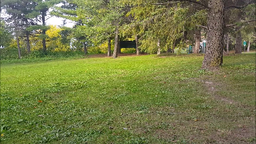
//> input picture opencv_linux/images/goose/goose005.bmp, 256 x 144 px, shrunk from 384 x 216 before the run, given in place of goose230.bmp, which was not available
$ ./flow   (built with g++ and OpenCV 4)
//> lines starting //> are read from the running program, lines starting //| are printed output that depends on the picture; pictures that were not available may be replaced by others from this repository, and a replacement may not be noted
/**
 * @File    : flow.cpp
 * @Brief   : 估算光流
 * @Author  : Wei Li
 * @Date    : 2021-08-11
*/

#include <iostream>
#include <string>
#include <sstream>

#include <opencv2/highgui.hpp>
#include <opencv2/imgproc.hpp>
#include <opencv2/features2d.hpp>
#include <opencv2/optflow.hpp>

#include "videoprocessor.hpp"

// Drawing optical flow vectors on an image
void drawOpticalFlow(const cv::Mat &oflow,    // the optical flow
                     cv::Mat &flowImage,      // the produced image
                     int stride,              // the stride for displaying the vectors
                     float scale,             // multiplying factor for the vectors
                     const cv::Scalar &color) // the color of the vectors
{
    // create the image if required
    if (flowImage.size() != oflow.size())
    {
        flowImage.create(oflow.size(), CV_8UC3);
        flowImage = cv::Vec3i(255, 255, 255);
    }

    // for all vectors using stride as a step
    for (int y = 0; y < oflow.rows; y += stride)
        for (int x = 0; x < oflow.cols; x += stride)
        {
            // gets the vector
            cv::Point2f vector = oflow.at<cv::Point2f>(y, x);
            // draw the line
            cv::line(flowImage, cv::Point(x, y),
                     cv::Point(static_cast<int>(x + scale * vector.x + 0.5),
                               static_cast<int>(y + scale * vector.y + 0.5)),
                     color);
            // draw the arrow tip
            cv::circle(flowImage, cv::Point(static_cast<int>(x + scale * vector.x + 0.5), static_cast<int>(y + scale * vector.y + 0.5)), 1, color, -1);
        }
}

// -------------------------------
int main(int argc, char **argv)
{
    // pick 2 frames of the sequence
    cv::Mat frame1 = cv::imread("./../images/goose/goose230.bmp", 0);
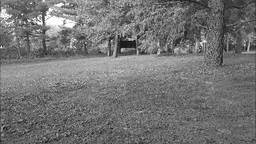
//> frame1: 144 rows x 256 cols, CV_8UC1; min 14, max 255, mean 115.6
    cv::Mat frame2 = cv::imread("./../images/goose/goose237.bmp", 0);
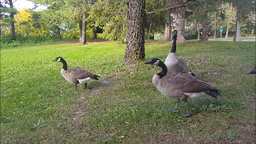
//> input picture opencv_linux/images/goose/goose237.bmp, 256 x 144 px, shrunk from 384 x 216 before the run
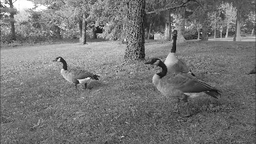
//> frame2: 144 rows x 256 cols, CV_8UC1; min 11, max 255, mean 117.6
    if (!frame1.data || !frame2.data)
    {
        std::cerr << "--Error reading image file unsuccessfully." << std::endl;
        return 1;
    }

    // Combined display
    cv::Mat combined(frame1.rows, frame1.cols + frame2.cols, CV_8U);
    frame1.copyTo(combined.colRange(0, frame1.cols));
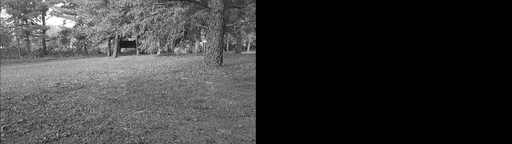
//> combined: 144 rows x 512 cols, CV_8UC1; min 0, max 255, mean 57.8
    frame2.copyTo(combined.colRange(frame1.cols, frame1.cols + frame2.cols));
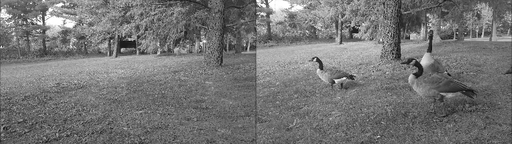
//> combined: 144 rows x 512 cols, CV_8UC1; min 11, max 255, mean 116.6
    cv::imshow("Frames", combined);

    // Create the optical flow algorithm
    cv::Ptr<cv::optflow::DualTVL1OpticalFlow> tvl1 = cv::optflow::createOptFlow_DualTVL1();

    std::cout << "regularization coeeficient: " << tvl1->getLambda() << std::endl;                                  // the smaller the soomther
    std::cout << "Number of scales: " << tvl1->getScalesNumber() << std::endl;                                      // number of scales
    std::cout << "Scale step: " << tvl1->getScaleStep() << std::endl;                                               // size between scales
    std::cout << "Number of warpings: " << tvl1->getWarpingsNumber() << std::endl;                                  // size between scales
    std::cout << "Stopping criteria: " << tvl1->getEpsilon() << " and " << tvl1->getOuterIterations() << std::endl; // size between scales
                                                                                                                    // compute the optical flow between 2 frames
    cv::Mat oflow;                                                                                                  // image of 2D flow vectors
    // compute optical flow between frame1 and frame2
    tvl1->calc(frame1, frame2, oflow);

    // Draw the optical flow image
    cv::Mat flowImage;
    drawOpticalFlow(oflow,                // input flow vectors
                    flowImage,            // image to be generated
                    8,                    // display vectors every 8 pixels
                    2,                    // multiply size of vectors by 2
                    cv::Scalar(0, 0, 0)); // vector color
//> after the loop in drawOpticalFlow, `for (int y = 0; y < oflow.rows; y += stride)`:
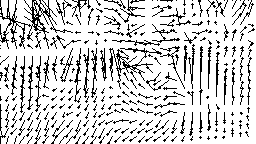
//> flowImage: 144 rows x 256 cols, CV_8UC3; 82.4% white; black in thin lines or dots

    cv::imshow("Optical Flow", flowImage);

    // compute a smoother optical flow between 2 frames
    tvl1->setLambda(0.075);
    tvl1->calc(frame1, frame2, oflow);

    // Draw the optical flow image
    cv::Mat flowImage2;
    drawOpticalFlow(oflow,                // input flow vectors
                    flowImage2,           // image to be generated
                    8,                    // display vectors every 8 pixels
                    2,                    // multiply size of vectors by 2
                    cv::Scalar(0, 0, 0)); // vector color
//> call 2 of drawOpticalFlow, with stride = 8, scale = 2, color = Scalar(0)
//> after the loop in drawOpticalFlow (call 2), `for (int y = 0; y < oflow.rows; y += stride)`:
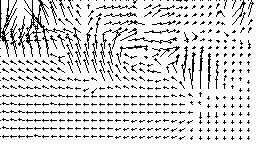
//> flowImage: 144 rows x 256 cols, CV_8UC3; 85.6% white; black in thin lines or dots

    cv::imshow("Smoother Optical Flow", flowImage2);

    cv::waitKey();
    cv::destroyAllWindows();
    return 0;
}
